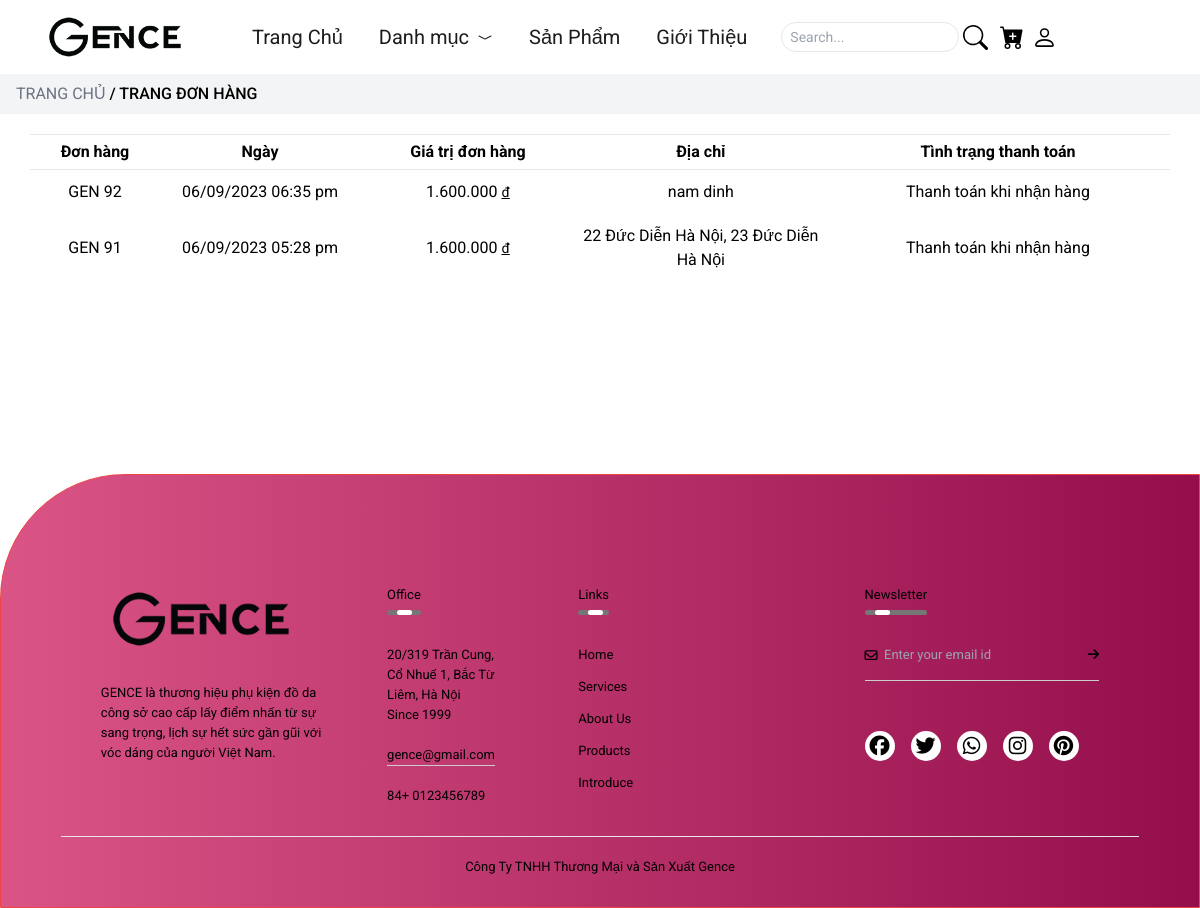
/index.php?act=my_bill (signed in), run on the app's committed database.
### tables this page shows
CREATE TABLE `bill` (
  `bill_id` int(11) NOT NULL,
  `bill_name` varchar(255) NOT NULL,
  `bill_address` varchar(255) NOT NULL,
  `bill_tel` varchar(20) NOT NULL,
  `bill_email` varchar(50) NOT NULL,
  `bill_pttt` tinyint(1) NOT NULL DEFAULT 1 COMMENT '1. Thanh toán khi nhận hàng, 2. Thanh toán online',
  `order_date` varchar(50) NOT NULL,
  `bill_total` int(11) NOT NULL DEFAULT 0,
  `bill_status` int(11) DEFAULT 6 COMMENT '0. Đơn hàng mới\r\n1. Đang chờ xác nhận\r\n2. Đang giao hàng\r\n3. Đã giao hàng\r\n4. Đã Hủy\r\n5. Đã thanh toán\r\n6. Thanh toán khi nhận hàng',
  `receive_name` varchar(255) DEFAULT NULL,
  `receive_address` varchar(255) DEFAULT NULL,
  `receive_tel` varchar(50) DEFAULT NULL,
  `user_id` int(11) DEFAULT 0
);

### model/cart.php (called while the page is built, shortened)
<?php
function getAllBill($key_word = "", $user_id)
{
    $sql = "SELECT * FROM `bill` WHERE 1 ";
    if($user_id > 0) {
        $sql .= " AND user_id = '{$user_id}' ";
    }
    $sql .= " ORDER BY bill_id DESC ";
    $list_bill = getAll($sql);
    return $list_bill;
}
function getTrangThaiDonHang($bill_status)
{
    switch ($bill_status) {
        case '6':
            $status = "Thanh toán khi nhận hàng";
            break;
    }
    return $status;
}
?>

### model/connect.php (called while the page is built, shortened)
<?php
    function connect($query){
        $connect = new PDO("mysql:host=localhost;dbname=du_an_mau2022;charset=utf8","root","");
        $connect->setAttribute(PDO::ATTR_ERRMODE, PDO::ERRMODE_EXCEPTION);
        $stmt = $connect ->prepare($query);
        $stmt -> execute();
        return $stmt;
    }
    function getAll($query){
        $result = connect($query)->fetchAll();
        return $result;
    }
?>

### view/cart/mybill.php (the view, shortened to what this page needs)
<div class="min-h-[400px]">
    <div class=" py-2 px-4 bg-gray-100">
        <a href="index.php" class="text-gray-500 hover:text-black">TRANG CHỦ</a>
        <span class="uppercase font-[500] "> / Trang đơn hàng
        </span>
    </div>
    <?php
    if (count($list_bill) != 0) {
        ?>
        <div class="w-[95%] mx-auto mt-5">
            <table class="w-full py-2">
                <thead class="w-full py-3 ">
                    <tr class="border-y py-2 ">
                        <th class="w-[130px]">Đơn hàng</th>
                        <th class="w-[200px]">Ngày</th>
                        <th>Giá trị đơn hàng</th>
                        <th class="w-[250px]">Địa chỉ</th>
                        <th>Tình trạng thanh toán</th>
                    </tr>
                </thead>
                <tbody class="w-full text-center ">
                    <?php
                    if (is_array($list_bill)) {
                        foreach ($list_bill as $bill) {
                            $status = getTrangThaiDonHang($bill['bill_status'])
                                ?>
                            <tr>
                                <td>GEN
                                    <?php echo $bill['bill_id'] ?>
                                </td>
                                <td>
                                    <?php echo $bill['order_date'] ?>
                                </td>
                                <td>
                                    <?php echo number_format($bill['bill_total'], 0, ',', '.') ?>
                                    <span class="text-sm underline">đ
                                </td>
                                <td>
                                    <?php echo $bill['bill_address'] ?>
                                </td>
                                <td>
                                    <?php
                                    echo $status;
                                    ?>
                                </td>
                            </tr>
                            <?php
                        }
                    }
                    ?>
                </tbody>
            </table>
        </div>
        <?php
    }
    ?>
</div>

### view/header.php (style rules this page uses)
body { font-family: 'Roboto', sans-serif; }

### view/cart/mybill.php (style rules this page uses)
table th { padding: 5px 0px; }
table td { padding: 10px 0px; }

### data on the page
bill: bill_id "92", order_date "06/09/2023 06:35 pm", bill_total "1.600.000", bill_address "nam dinh", bill_status "Thanh toán khi nhận hàng"
bill: bill_id "91", order_date "06/09/2023 05:28 pm", bill_total "1.600.000", bill_address "22 Đức Diễn Hà Nội, 23 Đức Diễn Hà Nội", bill_status "Thanh toán khi nhận hàng"
